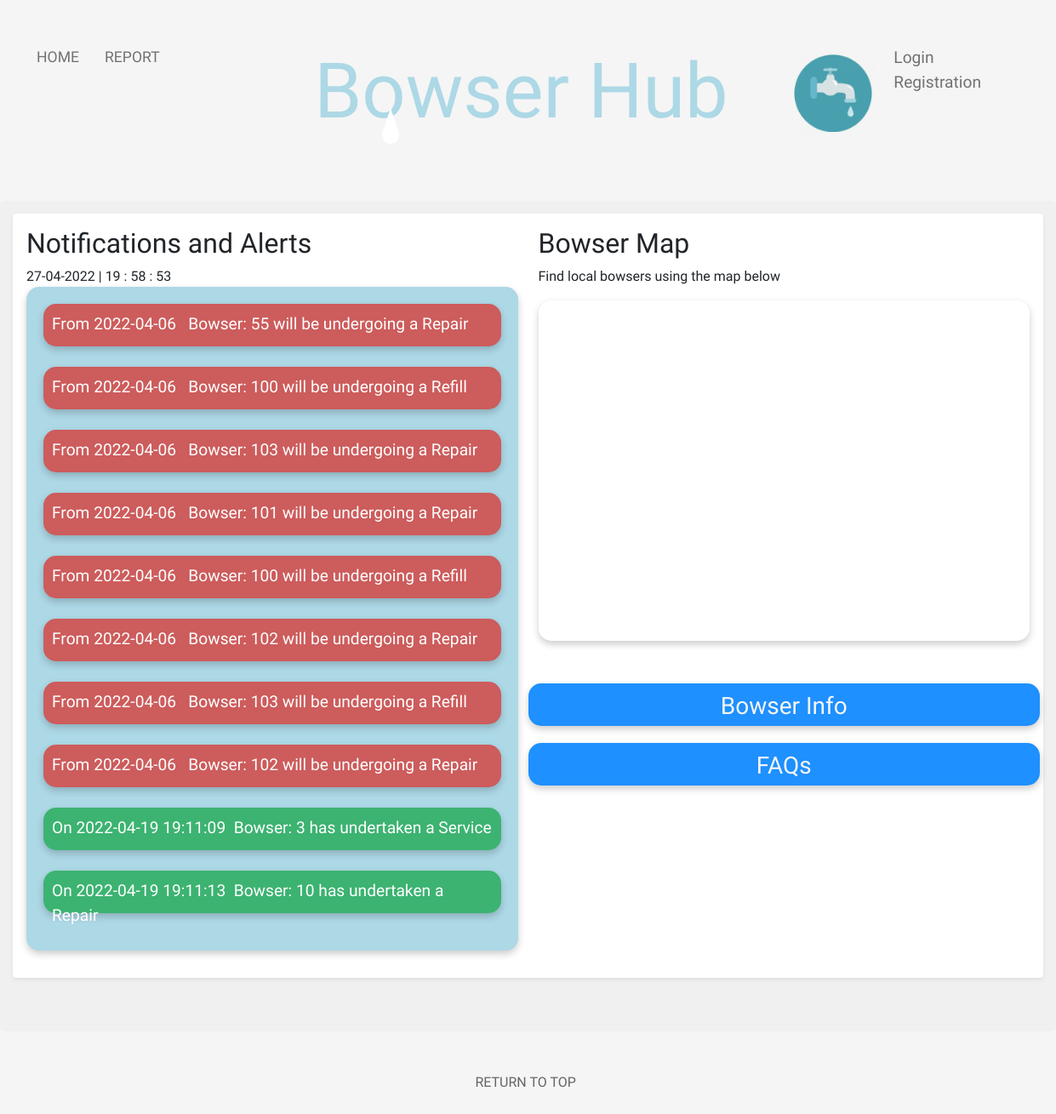
The app's page /home/index.php with its own data.
### tables this page shows
CREATE TABLE `tbl_notifications` (
  `Notice_ID` int(11) NOT NULL,
  `Notice_Text` varchar(250) NOT NULL,
  `Area_ID` int(11) NOT NULL,
  `Date` timestamp NOT NULL DEFAULT current_timestamp() ON UPDATE current_timestamp(),
  `Type` int(4) NOT NULL
);

### home/index.php (the view, shortened to what this page needs)
<!doctype html>
<html lang="en">
<head>
    <link href="https://cdn.jsdelivr.net/npm/bootstrap@5.1.1/dist/css/bootstrap.min.css" rel="stylesheet">
    <link rel="stylesheet" href="../global/global.css" type="text/css">
    <link rel="stylesheet" href="home.css" type="text/css">
	<link rel="stylesheet" href="https://cdnjs.cloudflare.com/ajax/libs/jqueryui/1.12.1/jquery-ui.css" />
</head>
<body>
<div>
    <div class="nav-wrapper">
        <div class="left-side">
            <div class="nav-link-wrapper active-nav-link">
                <a class="text-focus-in" href="index.php">Home</a>
            </div>
            	<div class="nav-link-wrapper">
                	<a class="text-focus-in" id="link" href="#reportModal" data-bs-toggle="modal">Report</a></div>
            </div>
	</div>
    <div class="middle">
        <h2 class="text-focus-in" id="navTitle">Bowser Hub</h2>
        <div id="logo">
            <img id="logo_image" src="../images/logo/bowserLogo.png" alt="" width="100" height="100">
        </div>
        <div class="drop"></div>
    </div>
        <div class="right-side" >
            <?php
            if (isset($_SESSION['email'])){
                echo "<div class='nav-link-wrapper' id='logoutTab'>";
                echo "<a href='logout.php'>Logout</a>";
                echo "</div>";
            } else {
                echo '
            <div class="nav-link-wrapper" id="loginTab">
                <a class="" id="loginLink" href="#loginModal" data-bs-toggle="modal" >Login</a>
                <div class="nav-link-wrapper" id="registrationTab">
                    <a class="" id="registerLink" href="#registerModal" data-bs-toggle="modal" >Registration</a>
                    <div class="modal fade" id="registerModal" tabindex="-1" aria-labelledby="registerModalLabel" aria-hidden="true">
                        <div class="modal-dialog">
                            <div class="modal-content">
                                <div class="modal-body">
                                    <div class="row">
                                        <div class="col">
                                            <form method="post" id="formUserRegistration">
                                                <div class="select">
                                                    <select name="userLocation" id="select">
                                                       <option value="-1" disabled selected>---</option>';
                                                        echo'
                                                    </select>
                                                </div>
                                                <div id="account_submit_button">
                                                <button type="submit" id="registerAccountSubmit" class="btn btn-primary">Submit</button>
                                                <hr>
                                                </div>
                                            </form>
                                            <br />
                                            <p>Please check you email inbox for registration confirmation</p>
                                        </div>
                                    </div>
                                </div>
                            </div>
                        </div>
                    </div>
                </div>
            </div>
            ';}?>
        </div>
    </div>
    <div class="upperPage">
        <div class="shadow-sm p-3 mb-5 bg-body rounded">
            <div class="row">
                    <div class="col">
                        <div>
                        <h2> Notifications and Alerts</h2><span id="clock">clock</span></div>
                        <ul class="notification-list">
                            <?php
                            $connection = OpenConnection();
                            if (isset($_SESSION['email'])) {
                                if ($userType == "Operations" OR "Maintenance")
                                $sql2 = "SELECT * FROM `tbl_notifications` ORDER BY Date DESC LIMIT 10 ";
                                if ($userType == "Customer")
                                    $sql2 = "SELECT * FROM `tbl_notifications` WHERE Area_ID = '$userLocation' ORDER BY Date DESC LIMIT 10 ";
                            } else {
                                $sql2 = "SELECT * FROM `tbl_notifications` ORDER BY Date DESC LIMIT 10 ";
                            }
                            $result2 = mysqli_query($connection, $sql2);
                            while($rows2 = mysqli_fetch_assoc($result2)) {
                                $notificationType = $rows2['Type'];
                                switch($notificationType){
                                    case 1:
                                        $notificationDiv = "notificationFault";
                                        break;
                                    case 2:
                                        $notificationDiv = "notificationFix";
                                        break;
                                }
                                $notification = $rows2['Notice_Text'];
                                echo "<div id='$notificationDiv'>".$notification."</div>";
                                echo "<br />";
                            }
                            ?>
                        </ul>
                    </div>
                    <div class="col">
                        <div class="text_area">
                            <h2>Bowser Map</h2>
                            <p> Find local bowsers using the map below </p>
                            <div class="mapDiv" id="map"></div>
                        </div>
                        <div class="row" id="bowserButtonDiv">
                            <div class="vibrate-2" id="viewBowserInformation" >
                                <a class="text-focus-in" class="remove_outline" href="javascript:popUpWindow('../bowsers/bowsers.php','bowsers','900','500')"><h3 id="reportTxt">Bowser Info</h3></a>
                            </div>
                        </div>
                        <div class="row" id="FAQButtonDiv">
                            <div class="vibrate-2" id="viewFAQ" >
                                <a class="text-focus-in" href="#FAQModal" data-bs-toggle="modal" ><h3 id="reportTxt">FAQs</h3></a>
                            </div>
                        </div>
                        </div>
            </div>
        </div>
    </div>
        <br />  <br />
        <p><a id="top_link" href="#back_to_top" >RETURN TO TOP</a></p>
        <br />  <br />
</body>
</html>

### global/global.css (style rules this page uses)
.left-side { margin-left: 5px; }
#logo_image { margin-top: -150px; margin-left: 65pc; }
body { font-family: "Comfortaa", cursive; margin: 0px; background-color: whitesmoke; }
.nav-wrapper { display: flex; justify-content: space-between; padding: 38px; font-size: larger; }
#navTitle { font-family: 'Rubik Moonrocks', cursive; font-size: 90px; color: lightblue; margin-left: 30pc; }
.left-side { display: flex; margin-left: -4%; }
.nav-wrapper > .left-side > div { margin-right: 30px; text-transform: uppercase; font-size: 1.1rem; }
.nav-wrapper > .right-side > div { margin-right: 50px; }
.nav-link-wrapper { height: 22px; border-bottom: 1px solid transparent; transition: border-bottom 0.5s; }
.active-nav-link a { color: #727272; }
.nav-link-wrapper a { color: #727272; text-decoration: none; transition: color 0.5s; }
.text-focus-in { -webkit-animation: text-focus-in 0.7s cubic-bezier(0.55, 0.085, 0.68, 0.53) both; animation: text-focus-in 0.7s cubic-bezier(0.55, 0.085, 0.68, 0.53) both; animation-delay: 0.7s; }
.middle { margin-left: -30%; }
.upperPage { background-color: rgb(240, 240, 240); border-radius: 5px; padding: 15px; margin-top: -35px; }
#top_link { color: #656565; margin-left: 45%; }
a:link { text-decoration: none; }
#map { height: 400px; }
.mapDiv { padding: 5px; border: 0; border-radius: 15px; box-shadow: 0 4px 8px 0 rgba(0, 0, 0, 0.2); }
.drop { position: relative; width: 20px; height: 20px; top: -50px; margin: 0 auto; background: #FFF; -moz-border-radius: 20px; -webkit-border-radius: 20px; border-radius: 20px; -moz-animation-name: drip; -webkit-animation-name: drip; animation-name: drip; -moz-animation-timing-function: cubic-bezier(1,0,.91,.19); -webkit-animation-timing-function: cubic-bezier(1,0,.91,.19); animation-timing-function: cubic-bezier(1,0,.91,.19); -moz-animation-duration: 2s; -webkit-animation-duration: 2s; animation-duration: 2s; -moz-animation-iteration-count: infinite; -webkit-animation-iteration-count: infinite; animation-iteration-count: infinite; }
.drop:before { content: ""; position: absolute; width: 0; height: 0; border-left: 10px solid transparent; border-right: 10px solid transparent; border-bottom: 30px solid rgba(255,255,255,1); top: -22px; }

### home/home.css (style rules this page uses)
.left-side { margin-left: 5px; }
.notification-list { padding: 20px; background-color: lightblue; border: 0; border-radius: 15px; box-shadow: 0 4px 8px 0 rgba(0, 0, 0, 0.2); }
#notificationFault { padding: 10px; background-color: indianred; border: 0; border-radius: 15px; box-shadow: 0 4px 8px 0 rgba(0, 0, 0, 0.2); font-size: larger; color: white; height: 50px; }
#notificationFix { padding: 10px; background-color: mediumseagreen; border: 0; border-radius: 15px; box-shadow: 0 4px 8px 0 rgba(0, 0, 0, 0.2); font-size: larger; color: white; height: 50px; }
#viewBowserInformation { padding: 10px; height: 50px; font-stretch: expanded; background-color: dodgerblue; border: 0; border-radius: 15px; box-shadow: 0 4px 8px 0 rgba(0, 0, 0, 0.2); }
#bowserButtonDiv { margin-top: 50px; }
#viewFAQ { padding: 10px; height: 50px; font-stretch: expanded; background-color: dodgerblue; border: 0; border-radius: 15px; box-shadow: 0 4px 8px 0 rgba(0, 0, 0, 0.2); }
#FAQButtonDiv { margin-top: 20px; }
#reportTxt { color: whitesmoke; text-align: center; }
.vibrate-2 { -webkit-animation: vibrate-2 1s linear infinite both; animation: vibrate-2 1s linear infinite both; }

### records on screen
tbl_notifications: Notice_Text "From 2022-04-06 Bowser: 55 will be undergoing a Repair"
tbl_notifications: Notice_Text "From 2022-04-06 Bowser: 100 will be undergoing a Refill"
tbl_notifications: Notice_Text "From 2022-04-06 Bowser: 103 will be undergoing a Repair"
tbl_notifications: Notice_Text "From 2022-04-06 Bowser: 101 will be undergoing a Repair"
tbl_notifications: Notice_Text "From 2022-04-06 Bowser: 100 will be undergoing a Refill"
tbl_notifications: Notice_Text "From 2022-04-06 Bowser: 102 will be undergoing a Repair"
tbl_notifications: Notice_Text "From 2022-04-06 Bowser: 103 will be undergoing a Refill"
tbl_notifications: Notice_Text "From 2022-04-06 Bowser: 102 will be undergoing a Repair"
tbl_notifications: Notice_Text "On 2022-04-19 19:11:09 Bowser: 3 has undertaken a Service"
tbl_notifications: Notice_Text "On 2022-04-19 19:11:13 Bowser: 10 has undertaken a Repair"
